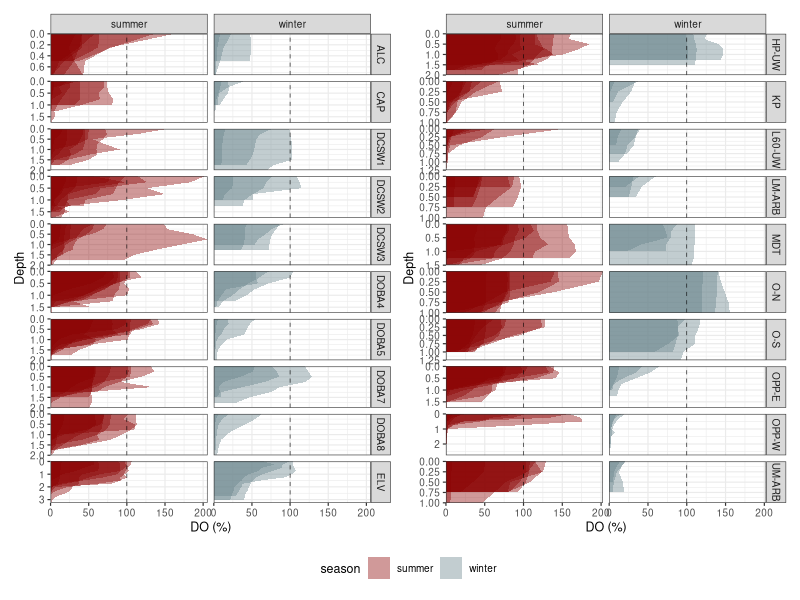
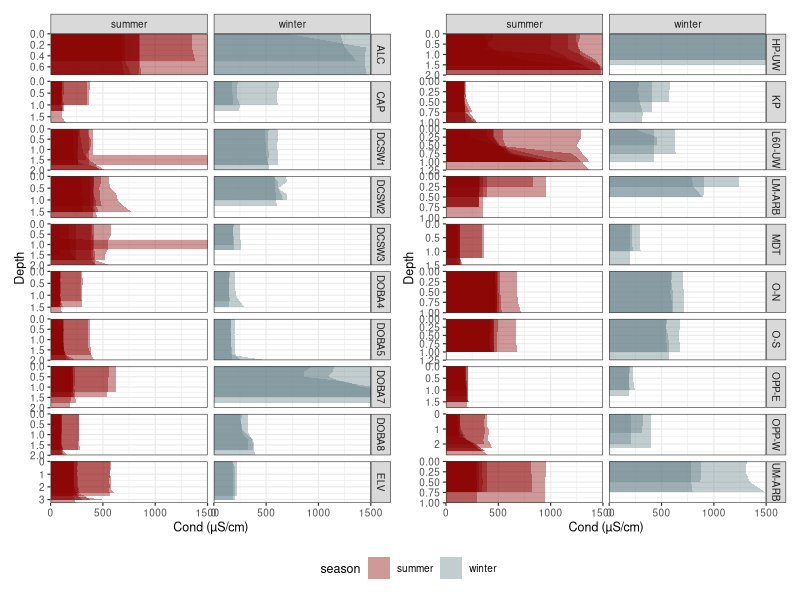
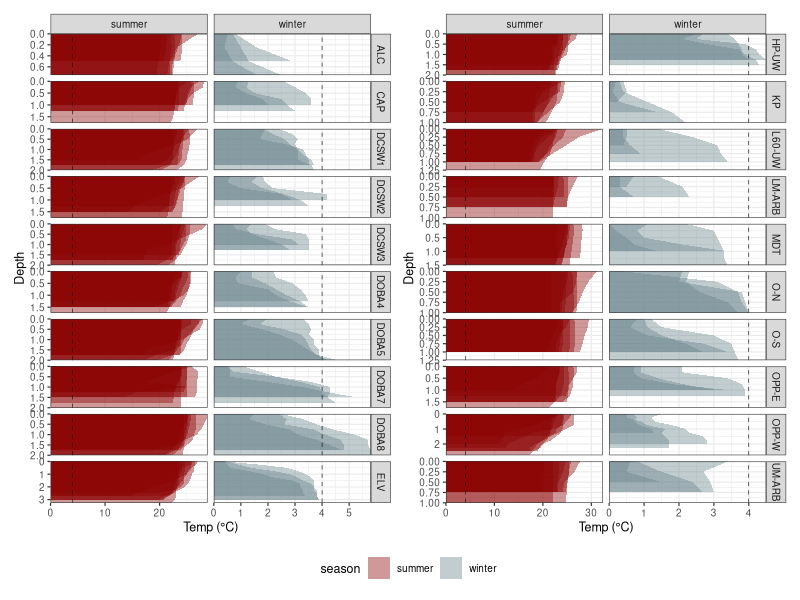
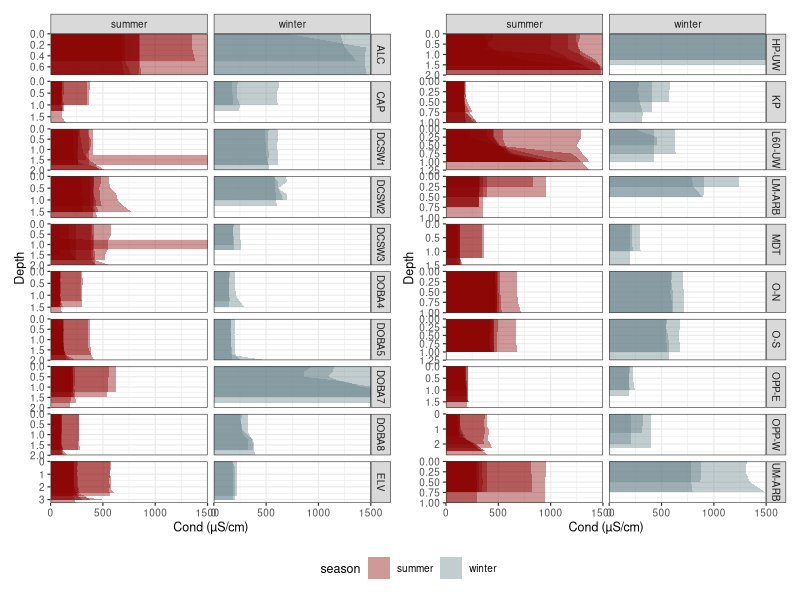
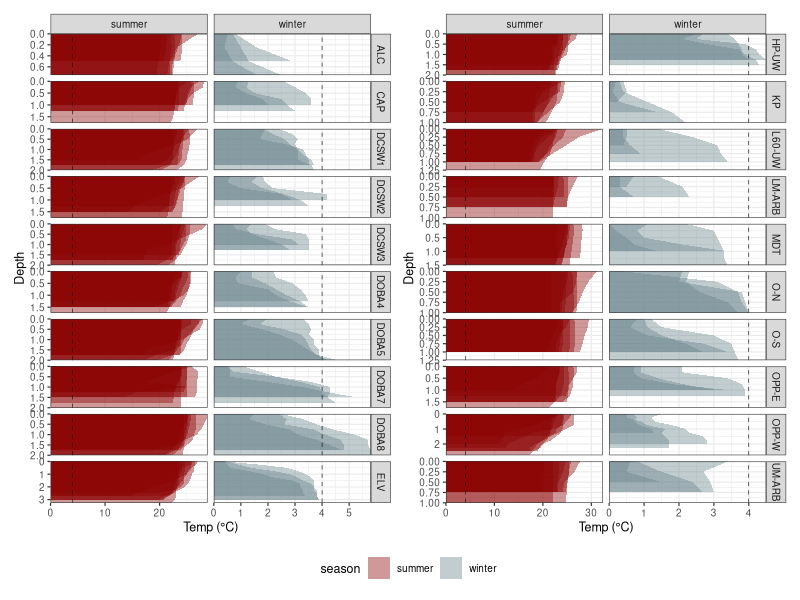

These figures' R source, in order:
library(tidyverse)
library(lubridate)
library(patchwork)

raw = read_csv('data/tempdo/tempdo.csv') |> 
  mutate(season = case_when(month(DATE) <= 3 ~ 'winter',
                            month(DATE) > 3 ~ 'summer'))


ponds = unique(raw$pond)


p1 = ggplot(raw |> filter(pond %in% ponds[1:10])) +
  geom_ribbon(aes(x = Depth, ymin = 0, ymax = DO_Percent, group = DATE, fill = season), 
              alpha = 0.4) +
  geom_hline(yintercept = 100, linetype = 2, size = 0.2) +
  scale_fill_manual(values = c('red4','lightblue4')) +
  coord_flip(expand = 0) +
  scale_x_reverse() +
  ylab('DO (%)') +
  facet_grid(pond~season, scales = 'free_y') +
  theme_bw(base_size = 9)

p2 = ggplot(raw |> filter(pond %in% ponds[11:20])) +
  geom_ribbon(aes(x = Depth, ymin = 0, ymax = DO_Percent, group = DATE, fill = season), 
              alpha = 0.4) +
  geom_hline(yintercept = 100, linetype = 2, size = 0.2) +
  scale_fill_manual(values = c('red4','lightblue4')) +
  coord_flip(expand = 0) +
  scale_x_reverse() +
  ylab('DO (%)') +
  facet_grid(pond~season, scales = 'free_y') +
  theme_bw(base_size = 9)

p1 + p2 + plot_layout(guides = 'collect') &
  theme(legend.position = 'bottom')
#ggsave('figures/profiles/pondsdo.png', height = 9, width = 6.5, dpi = 500, units = 'in')



p3 = ggplot(raw |> filter(pond %in% ponds[1:10])) +
  geom_ribbon(aes(x = Depth, ymin = 0, ymax = Conductivity, group = DATE, fill = season), 
              alpha = 0.4) +
  # geom_hline(yintercept = 100, linetype = 2, size = 0.2) +
  scale_fill_manual(values = c('red4','lightblue4')) +
  coord_flip(expand = 0, ylim = c(0,1500)) +
  scale_x_reverse() +
  ylab('Cond (µS/cm)') +
  facet_grid(pond~season, scales = 'free_y') +
  theme_bw(base_size = 9)

p4 = ggplot(raw |> filter(pond %in% ponds[11:20])) +
  geom_ribbon(aes(x = Depth, ymin = 0, ymax = Conductivity, group = DATE, fill = season), 
              alpha = 0.4) +
  # geom_hline(yintercept = 100, linetype = 2, size = 0.2) +
  scale_fill_manual(values = c('red4','lightblue4')) +
  coord_flip(expand = 0, ylim = c(0,1500)) +
  scale_x_reverse() +
  ylab('Cond (µS/cm)') +
  facet_grid(pond~season, scales = 'free_y') +
  theme_bw(base_size = 9)

p3 + p4 + plot_layout(guides = 'collect') &
  theme(legend.position = 'bottom')
ggsave('figures/profiles/pondscond.png', height = 9, width = 6.5, dpi = 500, units = 'in')

p5 = ggplot(raw |> filter(pond %in% ponds[1:10])) +
  geom_ribbon(aes(x = Depth, ymin = 0, ymax = Temp_C, group = DATE, fill = season), 
              alpha = 0.4) +
  geom_hline(yintercept = 4, linetype = 2, size = 0.2) +
  scale_fill_manual(values = c('red4','lightblue4')) +
  coord_flip(expand = 0) +
  scale_x_reverse() +
  ylab('Temp (°C)') +
  facet_grid(pond~season, scales = 'free') +
  theme_bw(base_size = 9)

p6 = ggplot(raw |> filter(pond %in% ponds[11:20])) +
  geom_ribbon(aes(x = Depth, ymin = 0, ymax = Temp_C, group = DATE, fill = season), 
              alpha = 0.4) +
  geom_hline(yintercept = 4, linetype = 2, size = 0.2) +
  scale_fill_manual(values = c('red4','lightblue4')) +
  coord_flip(expand = 0) +
  scale_x_reverse() +
  ylab('Temp (°C)') +
  facet_grid(pond~season, scales = 'free') +
  theme_bw(base_size = 9)

p5 + p6 + plot_layout(guides = 'collect') &
  theme(legend.position = 'bottom')
ggsave('figures/profiles/pondstemp.png', height = 9, width = 6.5, dpi = 500, units = 'in')
